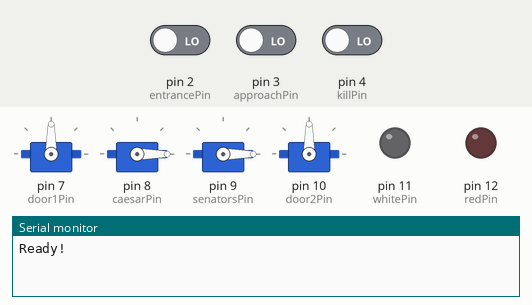
Recording of a sketch running on a simulated Arduino Uno, built with avr-gcc and run on an emulated ATmega328P. Parts: 4 × servo, output pins drawn as LEDs (lit = HIGH), the last lines printed to the serial monitor. The inputs (shaded band) are chosen by the test bench; at power-on: pin 2 (entrancePin) LOW, pin 3 (approachPin) LOW, pin 4 (killPin) LOW.

Above: at 1.3 s.
1.4 s: pin 2 (entrancePin) driven HIGH
At 2.1 s:
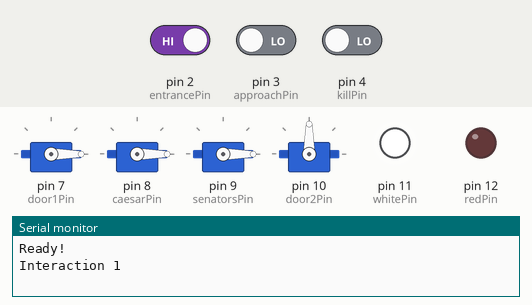
2.9 s: pin 3 (approachPin) driven HIGH
At 3.3 s:
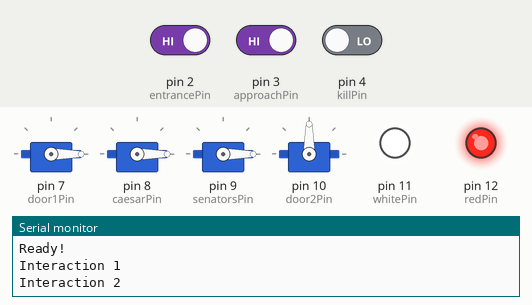
Timing chart, 0 to 5.9 s (numbered marks = the images above; inputs shaded):
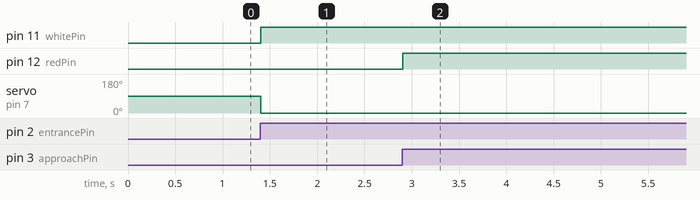

The sketch:

main_script.ino
```cpp
#include <Servo.h>

// interaction pins
int entrancePin = 2;
int approachPin = 3;
int killPin = 4;
int escapePin = 5;
int endPin = 6;

// servo pins
int door1Pin = 7;
int caesarPin = 8;
int senatorsPin = 9;
int door2Pin = 10;

// LED pins
int whitePin = 11;
int redPin = 12;

// servos
Servo door1;
Servo caesar;
Servo senators;
Servo door2;

void setup() {
  // setup interactions
  pinMode(entrancePin, INPUT);
  pinMode(approachPin, INPUT);
  pinMode(killPin, INPUT);
  pinMode(escapePin, INPUT);
  pinMode(endPin, INPUT);

  // setup servos
  door1.attach(door1Pin);
  caesar.attach(caesarPin);
  senators.attach(senatorsPin);
  door2.attach(door2Pin);

  // setup LEDs
  pinMode(whitePin, OUTPUT);
  pinMode(redPin, OUTPUT);

  Serial.begin(9600);
}

void loop() {
  // reset all servos
  door1.write(90);
  caesar.write(0);
  door2.write(90);
  senators.write(0);

  // turn off all LEDs
  digitalWrite(whitePin, LOW);
  digitalWrite(redPin, LOW);

  // give the project a second to settle
  delay(500);

  Serial.println("Ready!");

  // wait for interaction 1 --------------------------------
  interaction(1, entrancePin);

  // open front door, turn on interior light
  door1.write(0);
  digitalWrite(whitePin, HIGH);

  // wait for interaction 2 --------------------------------
  interaction(2, approachPin);

  // turn on evil kill light
  digitalWrite(redPin, HIGH);

  // wait for interaction 3 --------------------------------
  interaction(3, killPin);

  // kill caesar
  caesar.write(180);
  digitalWrite(redPin, LOW);

  // senators suprised
  senators.write(180);

  // wait for interaction 4 --------------------------------
  interaction(4, escapePin);

  // open exit door
  door2.write(180);

  // wait for interaction 5 --------------------------------
  interaction(5, endPin);

  Serial.println("Resetting...");

  // reset all servos (except caesar)
  door1.write(90);
  door2.write(90);

  // turn off all LEDs
  digitalWrite(whitePin, LOW);
  digitalWrite(redPin, LOW);

  // let things sit for a bit until restarting
  delay(5000);
}

// waits until an interaction is pressed and logs it
void interaction(int num, int pin) {
  while (digitalRead(pin) == LOW) {
    delay(10);
  }
  String prnt = "Interaction ";
  prnt += num;
  Serial.println(prnt);
}
```

Measured:
- after the input at 1.4 s, pin 11 (whitePin): LOW → HIGH at once; servo on pin 7 (door1Pin): 90° → 0° at once
- after the input at 2.9 s, pin 12 (redPin): LOW → HIGH at once
